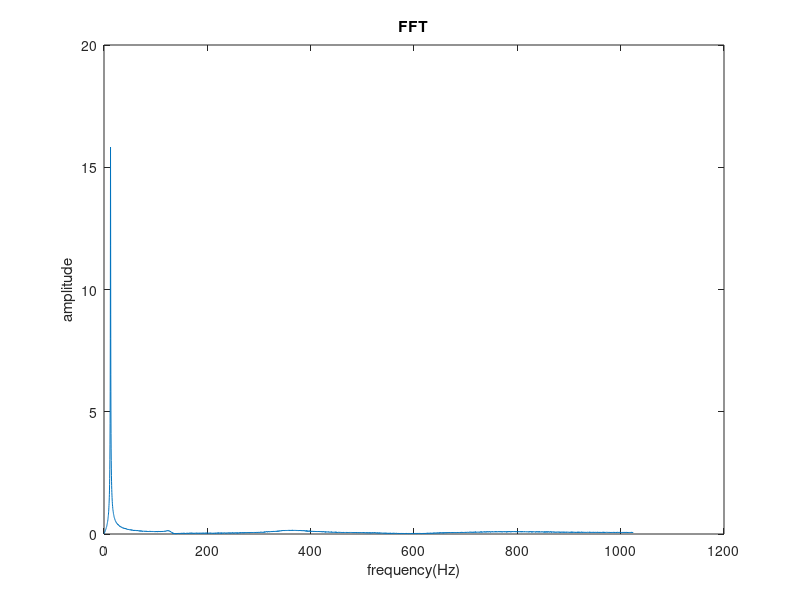

Here is the MATLAB script that generated this plot:
clear all
close all 
clc

load('VDeXpiLab1_202249_1545.mat')
fs=2048;    %sampling frequency
X=fft(Out.Acc(1,:));
n=length(Out.Time);
f=linspace(0,fs/2,round(n/2));


X=abs(2*(X(1:round(n/2)))/n);
X(1)=X(1)/2;

figure
plot(f,X)
title('FFT')
xlabel('frequency(Hz)')
ylabel('amplitude')
hold on